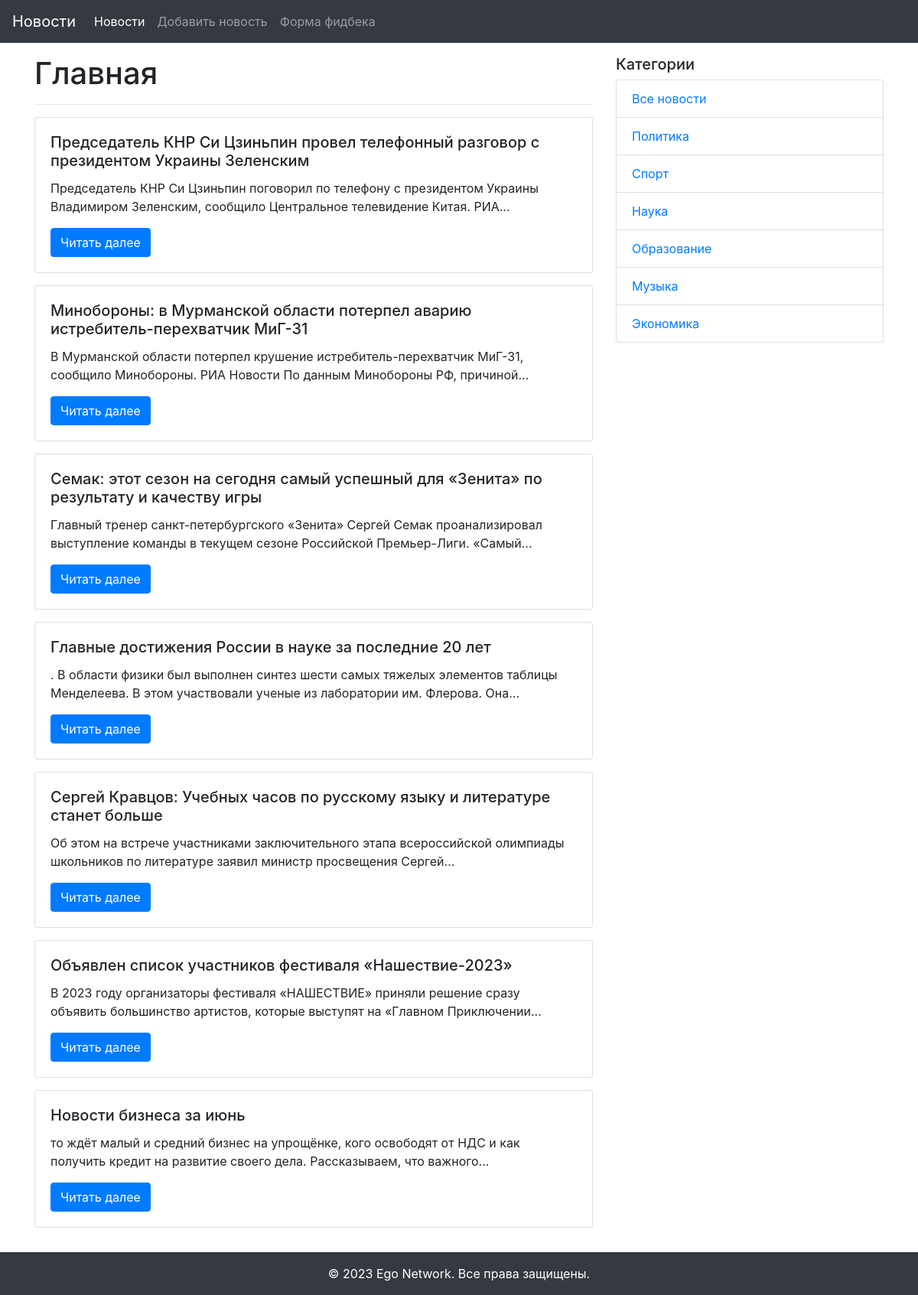
The page / on the database its author committed.
### app/models.py (models this page shows, shortened)
class News(db.Model):
    id = db.Column(db.Integer, primary_key=True)
    title = db.Column(db.String(255), unique=True, nullable=False)
    text = db.Column(db.Text, nullable=False)
    date = db.Column(db.DateTime, default=datetime.utcnow())
    category_id = db.Column(db.Integer, db.ForeignKey('category.id'),nullable=True)
    category = db.relationship('Category',back_populates='news')

class Category(db.Model):
    id = db.Column(db.Integer, primary_key=True)
    title = db.Column(db.String(255), nullable=False)
    news = db.relationship('News',back_populates='category')

### app/views.py (the view)
def index():
    news_list = News.query.all()
    сategory = Category.query.all()
    return render_template("index.html",news_list=news_list,сategory=сategory )

### app/templates/index.html (shortened to what this page needs)
{% extends "base.html" %}
{% block content %}
<h1>Главная</h1>
<hr>
{% for news in news_list %}
    <div class="card mb-3">
        <div class="card-body">
            <h5 class="card-title">{{ news.title }}</h5>
            <p class="card-text">{{ news.text|truncate(150) }}</p>
            <a href="{{ url_for("news_detail", id=news.id) }}" class="btn btn-primary">Читать далее</a>
        </div>
    </div>
{% endfor %}
{% endblock content %}

### app/templates/base.html (shortened to what this page needs)
<!DOCTYPE html>
<html lang="ru">
<head>
  <link rel="stylesheet" href="{{ url_for('static', filename='css/bootstrap.min.css') }}">
</head>
<body>
  <div id="wrapper">
    {% include "navigarion.html" %}
    <div class="container my-3">
      <div class="row">
        <div class="col-md-8">
          {% block content %}{% endblock content %}
        </div>
          {% include "side_navigation.html" %}
      </div>
    </div>
    {% include "footer.html" %}
  </div>
</body>
</html>

### app/templates/navigarion.html (shortened to what this page needs)
<nav class="navbar navbar-expand-md navbar-dark bg-dark">
      <a class="navbar-brand" href="/">Новости</a>
      <div class="collapse navbar-collapse" id="navbarNav">
        <ul class="navbar-nav">
          <li class="nav-item active">
            <a class="nav-link" href="/">Новости</a>
          </li>
          <li class="nav-item">
            <a class="nav-link" href="{{ url_for("add_news") }}">Добавить новость</a>
          </li>
            <li class="nav-item">
            <a class="nav-link" href="{{ url_for("form") }}">Форма фидбека</a>
          </li>
        </ul>
      </div>
</nav>

### app/templates/side_navigation.html
<div class="col-md-4">
          <h5>Категории</h5>
          <ul class="list-group">
            <li class="list-group-item"><a href="/">Все новости</a></li>
              {% for cat in сategory %}
              <li class="list-group-item"><a href="{{ url_for("category", id=cat.id) }}">{{cat.title}}</a></li>
              {% endfor %}
          </ul>
</div>

### app/templates/footer.html
<footer id="footer" class="bg-dark text-white text-center py-3">
      &copy; 2023 Ego Network. Все права защищены.
</footer>

### rows shown on the page
News: title "Председатель КНР Си Цзиньпин провел телефонный разговор с президентом Украины Зеленским", text "Председатель КНР Си Цзиньпин поговорил по телефону с президентом Украины Владимиром Зеленским, сообщило Центральное телевидение Китая. РИА..."
News: title "Минобороны: в Мурманской области потерпел аварию истребитель-перехватчик МиГ-31", text "В Мурманской области потерпел крушение истребитель-перехватчик МиГ-31, сообщило Минобороны. РИА Новости По данным Минобороны РФ, причиной..."
News: title "Семак: этот сезон на сегодня самый успешный для «Зенита» по результату и качеству игры", text "Главный тренер санкт-петербургского «Зенита» Сергей Семак проанализировал выступление команды в текущем сезоне Российской Премьер-Лиги. «Самый..."
News: title "Главные достижения России в науке за последние 20 лет", text ". В области физики был выполнен синтез шести самых тяжелых элементов таблицы Менделеева. В этом участвовали ученые из лаборатории им. Флерова. Она..."
News: title "Сергей Кравцов: Учебных часов по русскому языку и литературе станет больше", text "Об этом на встрече участниками заключительного этапа всероссийской олимпиады школьников по литературе заявил министр просвещения Сергей..."
News: title "Объявлен список участников фестиваля «Нашествие-2023»", text "В 2023 году организаторы фестиваля «НАШЕСТВИЕ» приняли решение сразу объявить большинство артистов, которые выступят на «Главном Приключении..."
News: title "Новости бизнеса за июнь", text "то ждёт малый и средний бизнес на упрощёнке, кого освободят от НДС и как получить кредит на развитие своего дела. Рассказываем, что важного..."
Category: title "Политика"
Category: title "Спорт"
Category: title "Наука"
Category: title "Образование"
Category: title "Музыка"
Category: title "Экономика"
